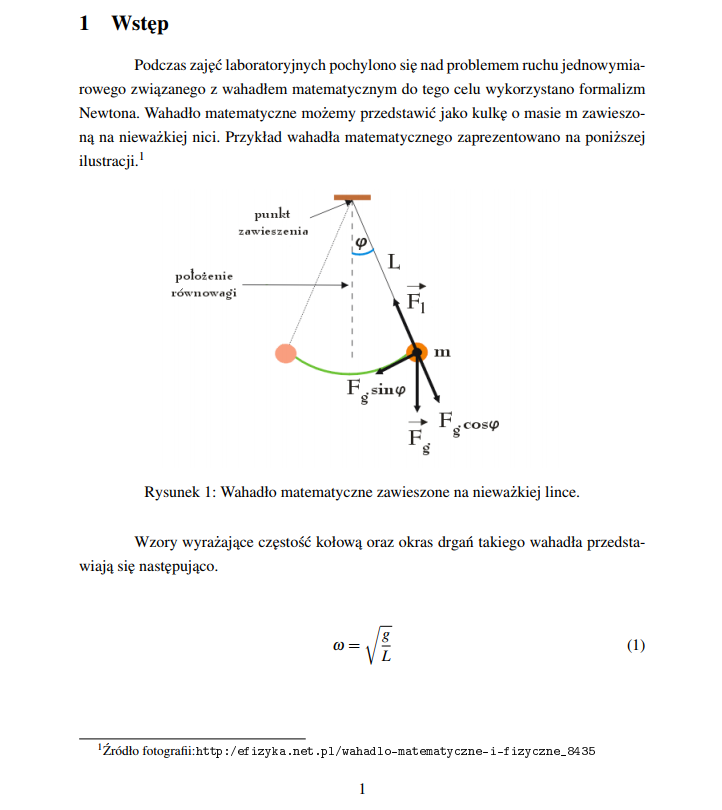
#> input picture ocr/sample_files/img1.jpg, 722 x 810 px
$ python -i ocr_pytesseract.py   (imports and definitions only)
#> lines starting #> are read from the running program, lines starting #| are printed output that depends on the picture; after the words box and inside, x2 and y2 are one past the last pixel; in counts of white or black regions, pixels touching at a corner belong together
#!/usr/bin/env python
# -*- coding: utf-8 -*-
import sys
import pytesseract
from PIL import Image
import cv2
import numpy as np
import os

def scanner(path):
#> called with path = '../sample_files/img1.jpg'
    reload(sys)
    sys.setdefaultencoding('utf-8')
    img = np.asarray(Image.open(path))
#> img is the input picture: shape (810, 722, 3); mean R, G, B 249.1, 249, 248.9
    height, width, channels = img.shape
#> height = 810; width = 722; channels = 3
    img = cv2.cvtColor(img, cv2.COLOR_BGR2GRAY)
#> img: shape (810, 722)
    _, img_gray  = cv2.threshold(img, 0, 255, cv2.THRESH_BINARY | cv2.THRESH_OTSU)
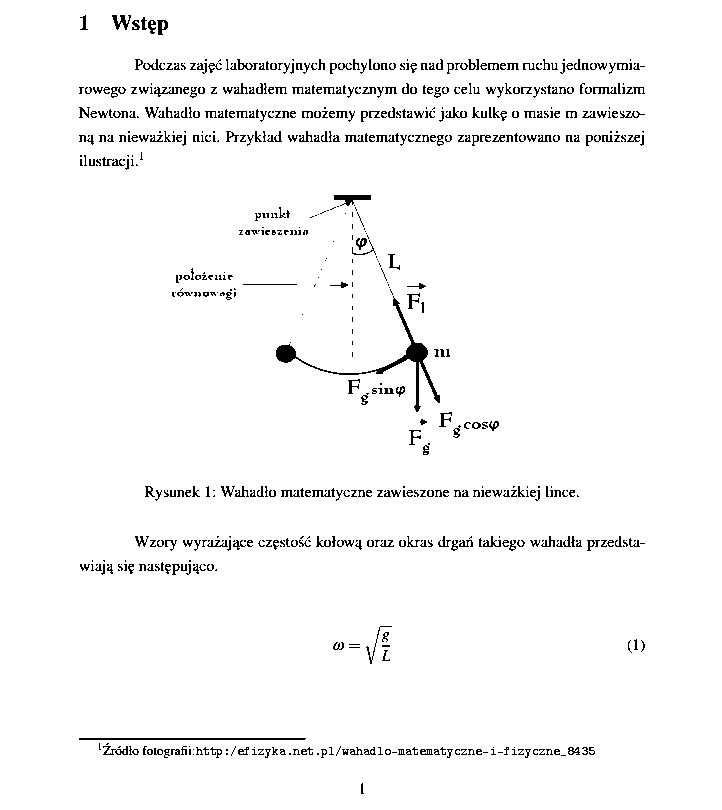
#> img_gray: shape (810, 722); 97% white; black in thin lines or dots, all inside (x1, y1, x2, y2) = (79, 15, 645, 794)
    img_gray = cv2.medianBlur(img_gray, 3)
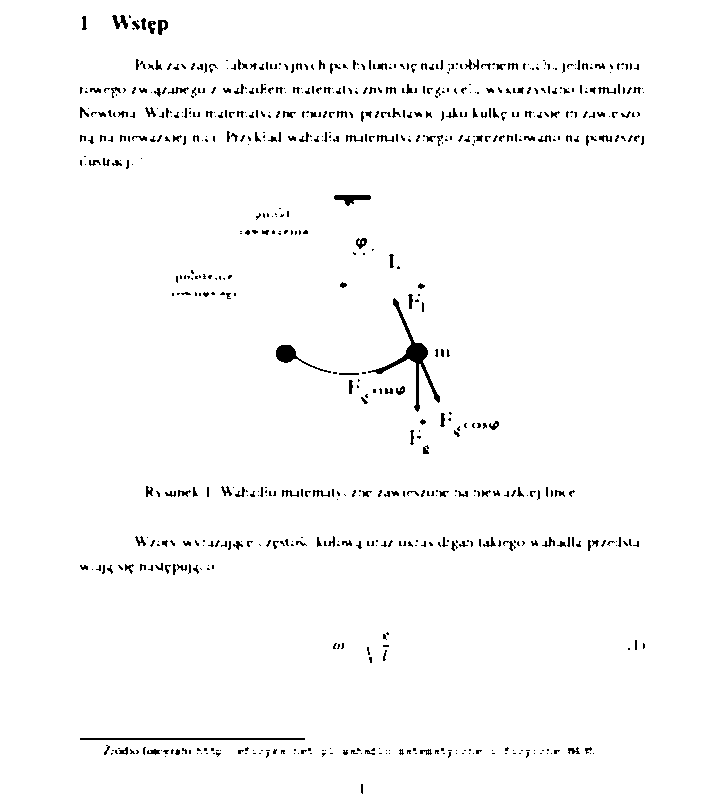
#> img_gray: shape (810, 722); 97.8% white; black in thin lines or dots, all inside (x1, y1, x2, y2) = (80, 15, 645, 794)
    img_gray = Image.fromarray(img_gray)
#> (the run stopped early here; a loop or call above may not have finished)

$ run again, on ocr/sample_files/sample_big.jpg
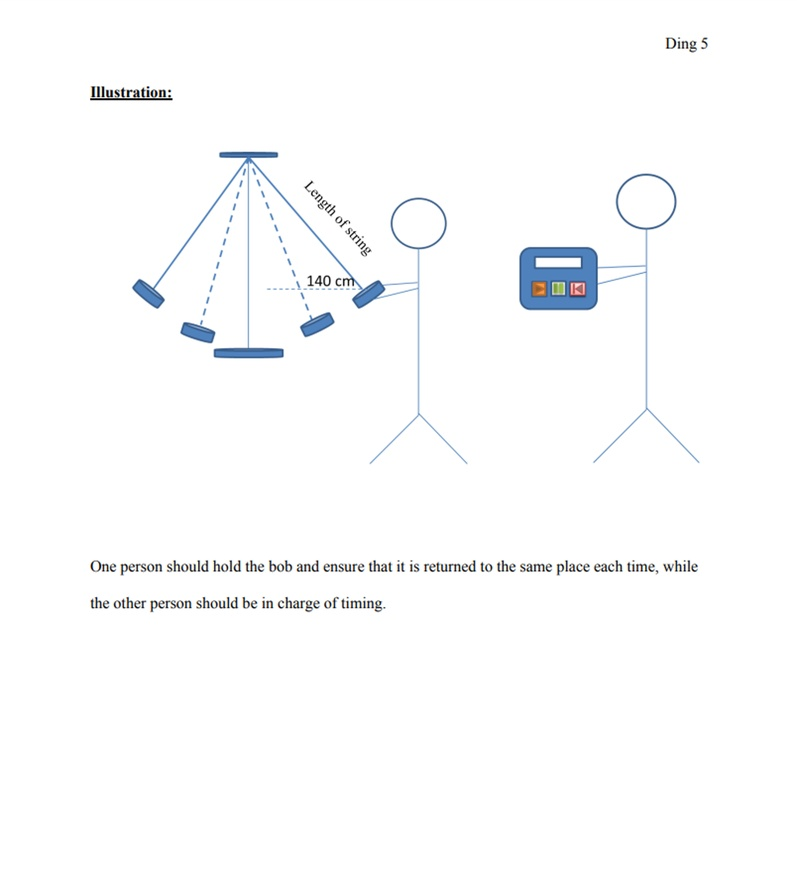
#> input picture ocr/sample_files/sample_big.jpg, 797 x 885 px, shrunk from 4000 x 4438 before the run
#> in scanner, img is the input picture: shape (885, 797, 3); mean R, G, B 251.1, 251.7, 252.3
#> img: shape (885, 797)
#> in scanner, `_, img_gray  = cv2.threshold(img, 0, 255, cv2.THRESH_BINARY | cv2.THRE..`:
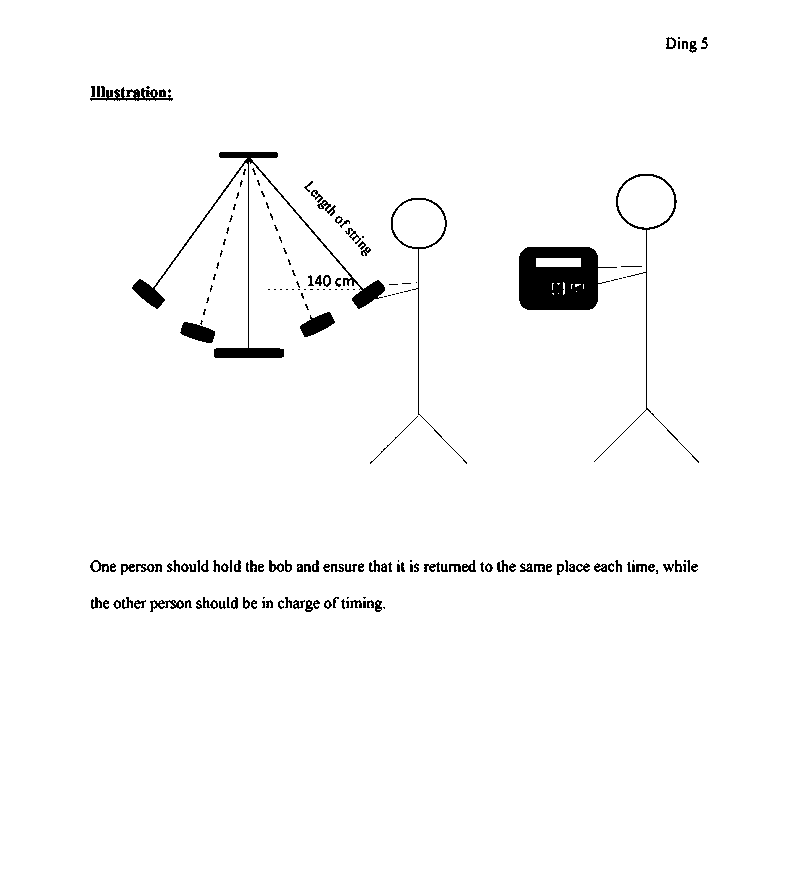
#> img_gray: shape (885, 797); 97.8% white; 187 black regions (71 under 20 px), largest, box (x1, y1, x2, y2) and area: (519, 247, 617, 310) 4428, (132, 152, 385, 358) 2814, (594, 174, 699, 463) 705
#> in scanner, `img_gray = cv2.medianBlur(img_gray, 3)`:
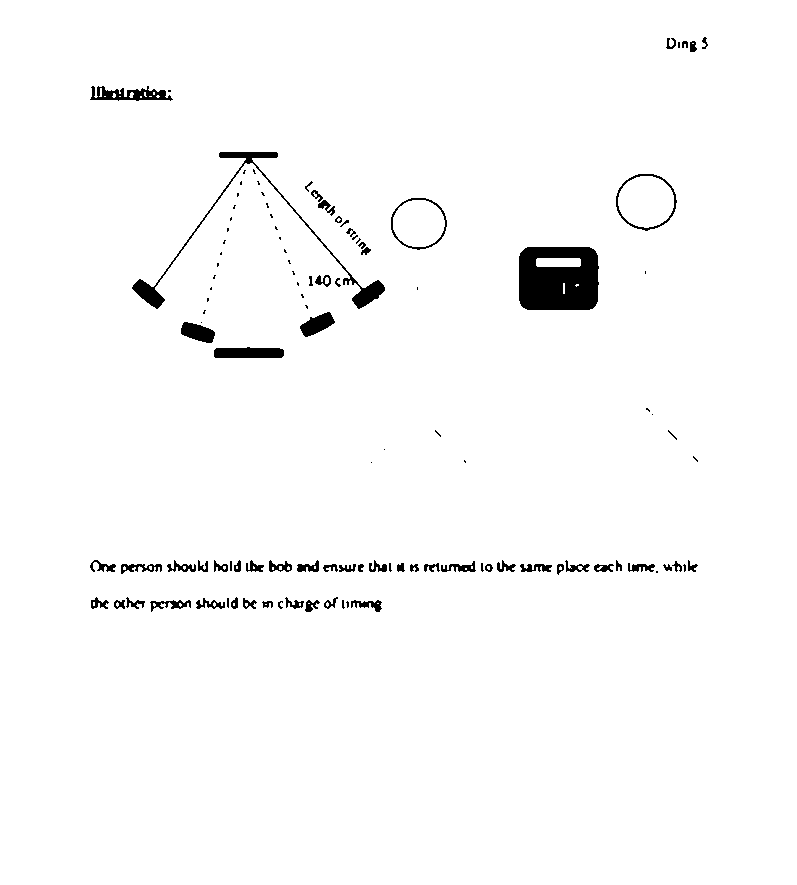
#> img_gray: shape (885, 797); 97.9% white; 113 black regions (48 under 20 px), largest, box (x1, y1, x2, y2) and area: (519, 247, 599, 310) 4440, (132, 152, 385, 309) 1940, (214, 347, 284, 358) 691
